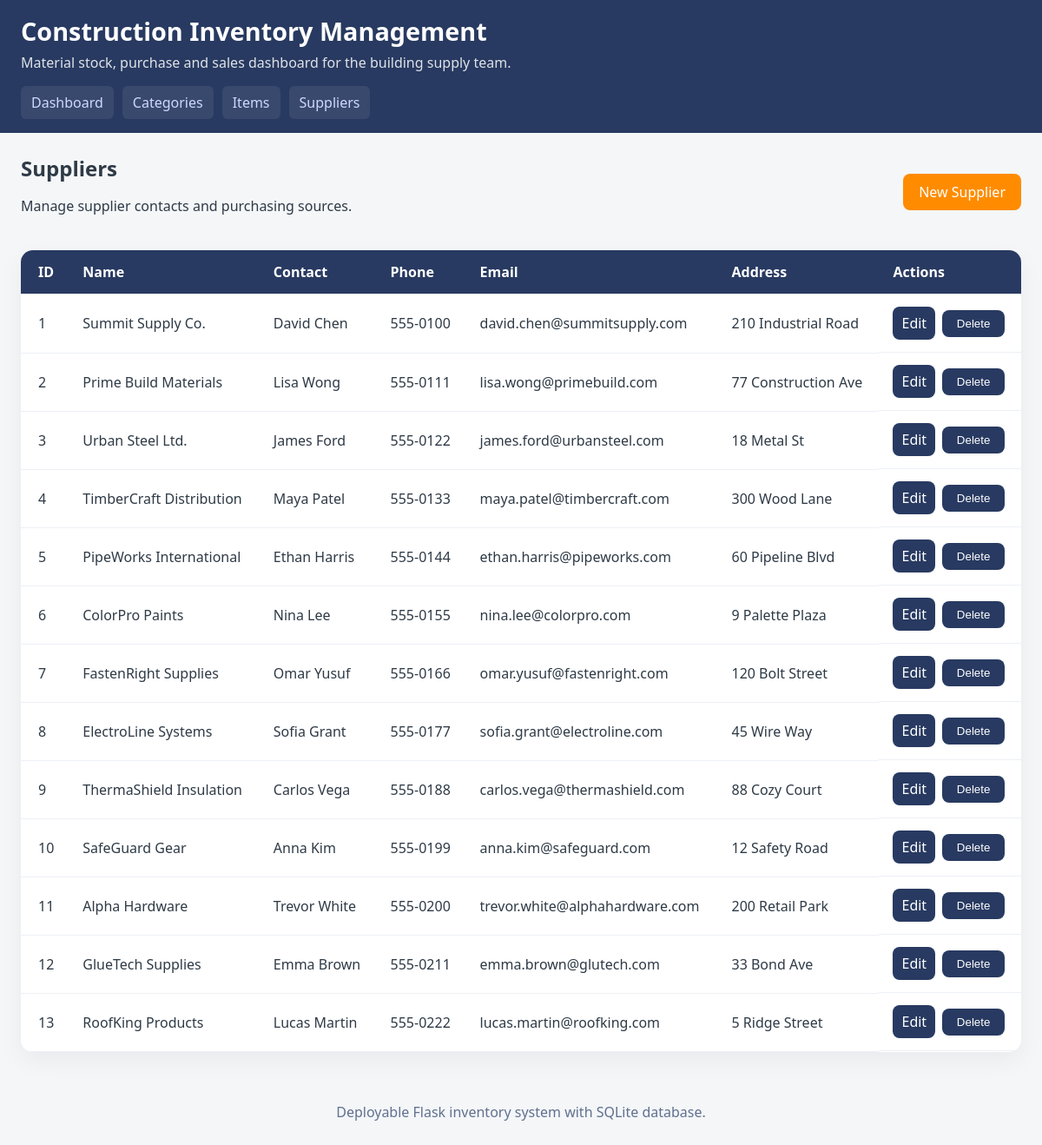
The app's page /suppliers with its own data.
### tables this page shows
CREATE TABLE suppliers (
        supplier_id INTEGER PRIMARY KEY AUTOINCREMENT,
        name TEXT NOT NULL UNIQUE,
        contact_name TEXT,
        phone TEXT,
        email TEXT,
        address TEXT
    );

### app.py (the view)
@app.route('/suppliers')
def supplier_list():
    suppliers = query_db('SELECT * FROM suppliers ORDER BY supplier_id')
    return render_template('suppliers.html', suppliers=suppliers)

### app.py (called while the page is built)
def get_db():
    db = getattr(g, '_database', None)
    if db is None:
        db = g._database = sqlite3.connect(DB_PATH)
        db.row_factory = sqlite3.Row
    return db

def query_db(query, args=(), one=False):
    cur = get_db().execute(query, args)
    rv = cur.fetchall()
    cur.close()
    return (rv[0] if rv else None) if one else rv

@app.teardown_appcontext
def close_connection(exception):
    db = getattr(g, '_database', None)
    if db is not None:
        db.close()

### templates/suppliers.html
{% extends 'base.html' %}
{% block content %}
<section class="page-header">
    <div>
        <h2>Suppliers</h2>
        <p>Manage supplier contacts and purchasing sources.</p>
    </div>
    <a class="button" href="{{ url_for('supplier_create') }}">New Supplier</a>
</section>
<table>
    <thead>
        <tr>
            <th>ID</th>
            <th>Name</th>
            <th>Contact</th>
            <th>Phone</th>
            <th>Email</th>
            <th>Address</th>
            <th>Actions</th>
        </tr>
    </thead>
    <tbody>
        {% for supplier in suppliers %}
        <tr>
            <td>{{ supplier.supplier_id }}</td>
            <td>{{ supplier.name }}</td>
            <td>{{ supplier.contact_name }}</td>
            <td>{{ supplier.phone }}</td>
            <td>{{ supplier.email }}</td>
            <td>{{ supplier.address }}</td>
            <td class="actions">
                <a href="{{ url_for('supplier_edit', supplier_id=supplier.supplier_id) }}">Edit</a>
                <form method="post" action="{{ url_for('supplier_delete', supplier_id=supplier.supplier_id) }}" onsubmit="return confirm('Delete this supplier?');">
                    <button type="submit">Delete</button>
                </form>
            </td>
        </tr>
        {% endfor %}
    </tbody>
</table>
{% endblock %}

### static/styles.css (style rules this page uses)
* { box-sizing: border-box; }
body { margin: 0; font-family: 'Segoe UI', Tahoma, Geneva, Verdana, sans-serif; background: #f4f6f8; color: #2e3a46; }
.page-header, .dashboard, .summary-tables { margin-bottom: 24px; }
.page-header { display: flex; justify-content: space-between; flex-wrap: wrap; align-items: center; gap: 16px; }
.page-header h2 { margin: 0; }
.button { display:inline-block; background:#ff8c00; color:#fff; text-decoration:none; padding: 10px 18px; border-radius:8px; transition: background .2s ease; }
table { width:100%; border-collapse: collapse; background:#fff; border-radius:14px; overflow:hidden; box-shadow:0 10px 28px rgba(0,0,0,0.05); }
thead { background:#283a61; color:#fff; }
th, td { padding: 14px 16px; text-align:left; border-bottom:1px solid #edf0f5; }
th:first-child, td:first-child { padding-left: 20px; }
.actions { display:flex; gap:8px; align-items:center; }
.actions a, .actions button { background:#283a61; color:#fff; border:none; padding:8px 10px; border-radius:8px; text-decoration:none; cursor:pointer; }
.actions button { min-width: 72px; }
.actions form { margin:0; }

### records on screen
suppliers: supplier_id "1", name "Summit Supply Co.", contact_name "David Chen", phone "555-0100", email "david.chen@summitsupply.com", address "210 Industrial Road"
suppliers: supplier_id "2", name "Prime Build Materials", contact_name "Lisa Wong", phone "555-0111", email "lisa.wong@primebuild.com", address "77 Construction Ave"
suppliers: supplier_id "3", name "Urban Steel Ltd.", contact_name "James Ford", phone "555-0122", email "james.ford@urbansteel.com", address "18 Metal St"
suppliers: supplier_id "4", name "TimberCraft Distribution", contact_name "Maya Patel", phone "555-0133", email "maya.patel@timbercraft.com", address "300 Wood Lane"
suppliers: supplier_id "5", name "PipeWorks International", contact_name "Ethan Harris", phone "555-0144", email "ethan.harris@pipeworks.com", address "60 Pipeline Blvd"
suppliers: supplier_id "6", name "ColorPro Paints", contact_name "Nina Lee", phone "555-0155", email "nina.lee@colorpro.com", address "9 Palette Plaza"
suppliers: supplier_id "7", name "FastenRight Supplies", contact_name "Omar Yusuf", phone "555-0166", email "omar.yusuf@fastenright.com", address "120 Bolt Street"
suppliers: supplier_id "8", name "ElectroLine Systems", contact_name "Sofia Grant", phone "555-0177", email "sofia.grant@electroline.com", address "45 Wire Way"
suppliers: supplier_id "9", name "ThermaShield Insulation", contact_name "Carlos Vega", phone "555-0188", email "carlos.vega@thermashield.com", address "88 Cozy Court"
suppliers: supplier_id "10", name "SafeGuard Gear", contact_name "Anna Kim", phone "555-0199", email "anna.kim@safeguard.com", address "12 Safety Road"
suppliers: supplier_id "11", name "Alpha Hardware", contact_name "Trevor White", phone "555-0200", email "trevor.white@alphahardware.com", address "200 Retail Park"
suppliers: supplier_id "12", name "GlueTech Supplies", contact_name "Emma Brown", phone "555-0211", email "emma.brown@glutech.com", address "33 Bond Ave"
suppliers: supplier_id "13", name "RoofKing Products", contact_name "Lucas Martin", phone "555-0222", email "lucas.martin@roofking.com", address "5 Ridge Street"
